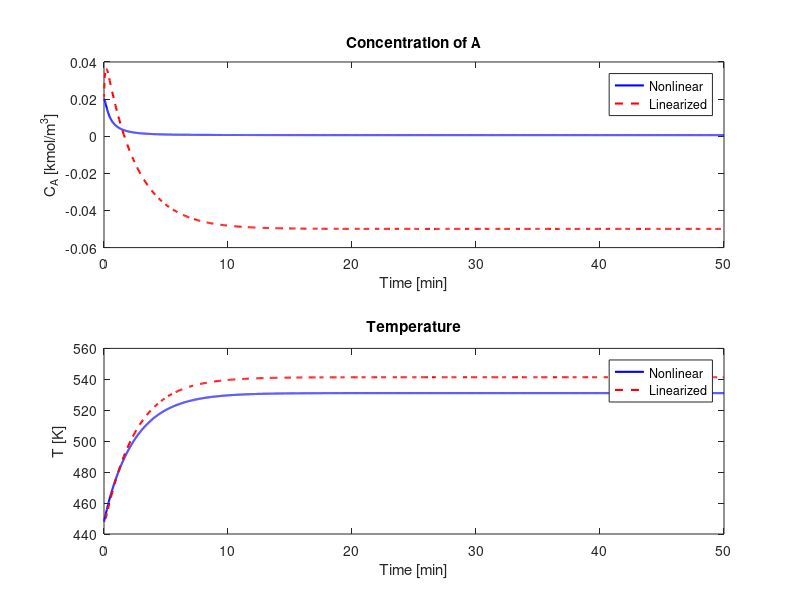

MATLAB code to generate this figure:
%% 4.2
% Parameters
F_V = 0.4; % F/V [min^-1]
CA0_bar = 0.6767; % [kmol/m^3]
T0 = 352.6634; % [K]
k0 = 65e9; % [min^-1]
E = 8.314e4; % [kJ/kmol]
R = 8.314; % [kJ/kmol·K]

% Define the system of equations
fun = @(x) [
    % Equation 1: Material balance
    exp(-E / (R * x(2))) - (F_V * (CA0_bar - x(1))) / (k0 * x(1));
    % Equation 2: Energy balance
    T0 - x(2) - (-145.2887538 * (CA0_bar - x(1)))
];

% Initial guesses for [CA_bar, T_bar]
x0 = [0.02, 449]; % Initial guesses for [CA_bar, T_bar]

% Solve the system of equations using fsolve
options = optimset('Display', 'iter', 'TolFun', 1e-12, 'TolX', 1e-12);
[x, fval, exitflag] = fsolve(fun, x0, options);

% Extract results
CA_bar = x(1); % Steady-state concentration of A
T_bar = x(2); % Steady-state temperature

% Display the results
fprintf('Steady-state CA_bar = %.4f kmol/m^3\n', CA_bar);
fprintf('Steady-state T_bar = %.2f K\n', T_bar);

%% 4.3
% Parameters
F = 0.2; % [m^3/min]
V = 0.5; % [m^3]
R = 8.314; % [kJ/kmol·K]
T0 = 352.6634; % [K]
DeltaH = -4.78e4; % [kJ/kmol]
k0 = 65e9; % [min^-1]
E = 8.314e4; % [kJ/kmol]
cp = 0.329; % [kJ/kg·K]
rho = 1000; % [kg/m^3]
CA0_bar = 0.6767; % [kmol/m^3]
Q_bar = 0; % [kJ/min]
CA_bar = 0.0199; % [kmol/m^3]
T_bar = 448.09; % [K]

% Derived constants
k_exp = k0 * exp(-E / (R * T_bar)); % Reaction rate constant at steady state
beta = k0 * CA_bar * exp(-E / (R * T_bar)) * (E / (R * T_bar^2)); % Temp sensitivity
gamma = k0 * DeltaH / (rho * cp) * exp(-E / (R * T_bar)); % Heat release term
alpha = k0 * CA_bar * DeltaH / (rho * cp) * exp(-E / (R * T_bar)) * (E / (R * T_bar^2)); % Coupling term

% Initial conditions
CA0 = CA_bar; % Steady-state initial condition for CA
T0 = T_bar; % Steady-state initial condition for T
CA_prime0 = 0; % Initial deviation for CA'
T_prime0 = 0; % Initial deviation for T'

% Simulation time
tspan = [0, 50]; % Simulate for 50 minutes

% Inputs
CA0_input = CA0_bar; % Constant feed concentration
Q_input = -1000; % Cooling applied

% Nonlinear system ODEs
nonlinear_odes = @(t, y) [
    F/V * (CA0_input - y(1)) - k0 * y(1) * exp(-E / (R * y(2))); % dCA/dt
    F/V * (T0 - y(2)) - k0 * y(1) * DeltaH / (rho * cp) * exp(-E / (R * y(2))) + Q_input / (rho * cp * V) % dT/dt
];

% Linearized system ODEs
linearized_odes = @(t, y) [
    F/V * CA0_input - (F/V + k_exp) * y(1) - beta * y(2); % dCA'/dt
    -F/V * y(2) - gamma * y(1) - alpha * y(2) + Q_input / (rho * cp * V) % dT'/dt
];

% Solve nonlinear system
[t_nl, y_nl] = ode45(nonlinear_odes, tspan, [CA0, T0]);

% Solve linearized system
[t_lin, y_lin] = ode45(linearized_odes, tspan, [CA_prime0, T_prime0]);

% Extract results
CA_nl = y_nl(:, 1); % Nonlinear CA
T_nl = y_nl(:, 2); % Nonlinear T
CA_lin = y_lin(:, 1) + CA_bar; % Linearized CA (add steady-state value)
T_lin = y_lin(:, 2) + T_bar; % Linearized T (add steady-state value)

% Plot results
figure;
subplot(2, 1, 1);
plot(t_nl, CA_nl, 'b', 'LineWidth', 1.5); hold on;
plot(t_lin, CA_lin, 'r--', 'LineWidth', 1.5);
xlabel('Time [min]');
ylabel('C_A [kmol/m^3]');
legend('Nonlinear', 'Linearized');
title('Concentration of A');

subplot(2, 1, 2);
plot(t_nl, T_nl, 'b', 'LineWidth', 1.5); hold on;
plot(t_lin, T_lin, 'r--', 'LineWidth', 1.5);
xlabel('Time [min]');
ylabel('T [K]');
legend('Nonlinear', 'Linearized');
title('Temperature');

saveas(gcf, 'Figures/figure4-3.png');
